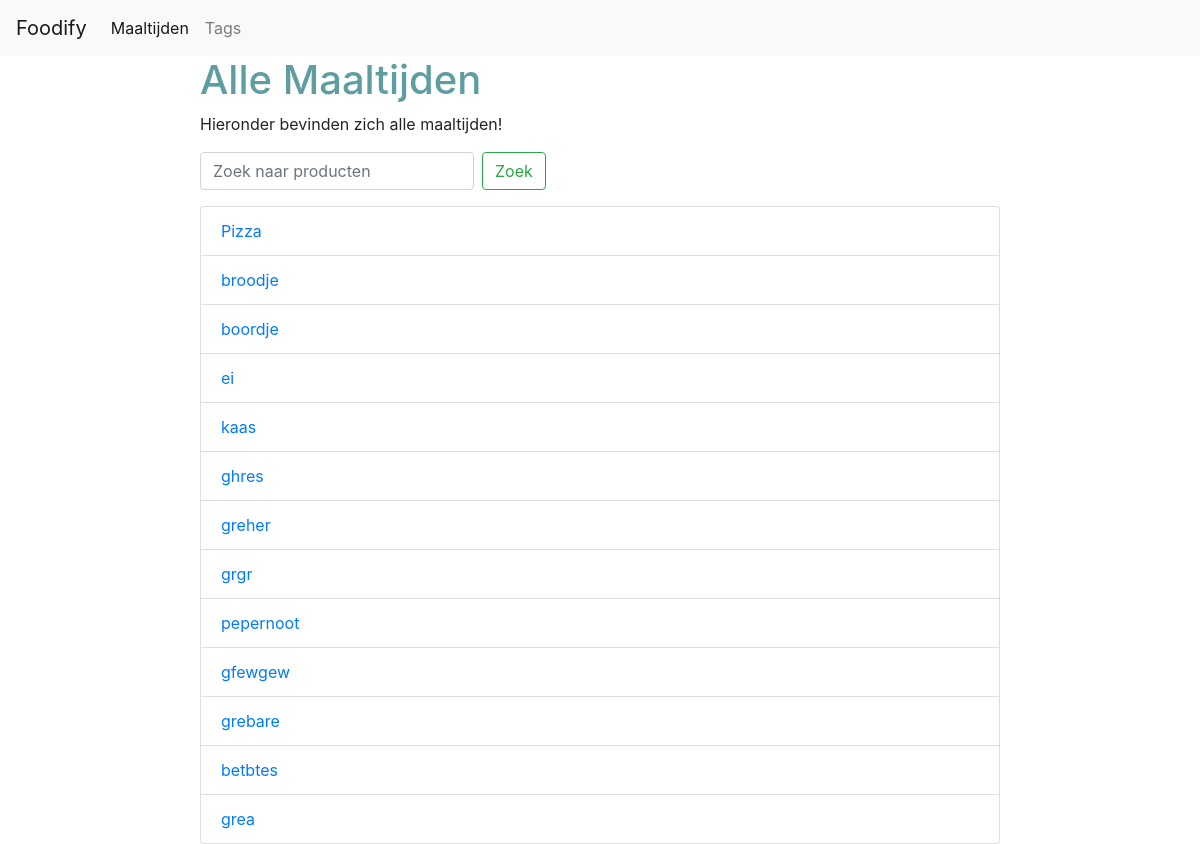
Before: /foods/ with the older database file.
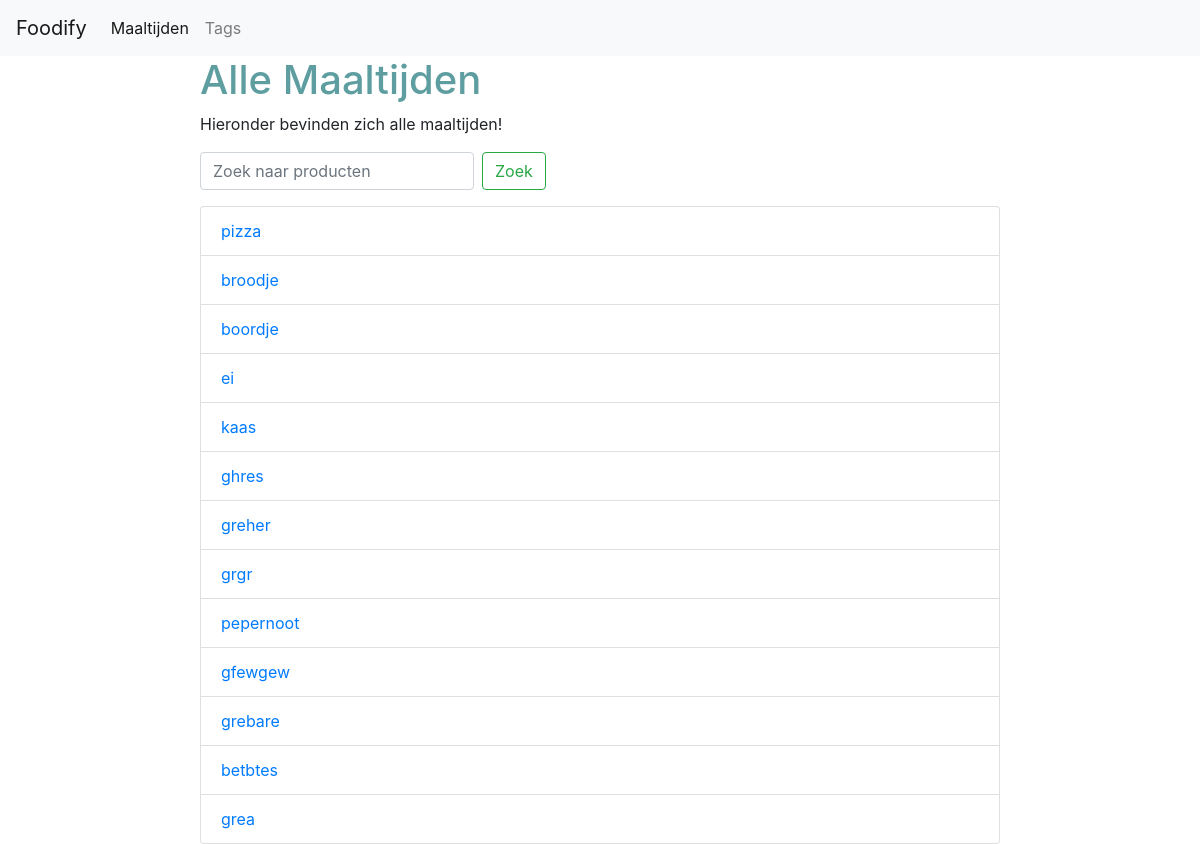
After: the same page with the newer database file.
### foods/models.py (models this page shows, shortened)
class Food(models.Model):
    user = models.ForeignKey(settings.AUTH_USER_MODEL)
    media = models.FileField(blank=True, null=True, upload_to="download_media_location")
    title = models.CharField(max_length=20)
    slug = models.SlugField(blank=True, unique=True)
    description = models.TextField(null=True, default="")
    price = models.DecimalField(max_digits=100, decimal_places=2, default=0.00)
    def get_absolute_url(self):
        view_name = "food_detail_slug_view"
        return reverse(view_name, kwargs={"slug": self.slug})

### foods/views.py (the view)
# urls.py: url(r'^foods/$', FoodListView.as_view(), name='foods_list_view'),
class FoodListView(ListView):
    model = Food
    def get_queryset(self, *args, **kwargs):
        qs = super(FoodListView, self).get_queryset(**kwargs)
        query = self.request.GET.get("q")
        if query:
            qs = qs.filter(Q(title__icontains=query) | Q(description__icontains=query)).order_by("title")
        return qs

### templates/foods/food_list.html
{% extends "base.html" %}
{% block content %}
<h1>Alle Maaltijden</h1>
<p>
Hieronder bevinden zich alle maaltijden!
    <form class="form-inline my-2 my-lg-0" method="GET" action="">
      <input class="form-control mr-sm-2" type="search" name="q" value="{{ request.GET.q }}" placeholder="Zoek naar producten" aria-label="Search">
      <button class="btn btn-outline-success my-2 my-sm-0" type="submit">Zoek</button>
    </form>
</p>
<ul class="list-group">
{% for instance in object_list %}
    <li class="list-group-item"><a href='{{ instance.get_absolute_url }}'>{{ instance.title }}</a>
{% empty %}
    <li>Geen foodproducten gevonden.</li>
{% endfor %}
</ul>
{% endblock content %}

Changed rows visible on the page:
changed Food: title "Pizza" → "pizza"
